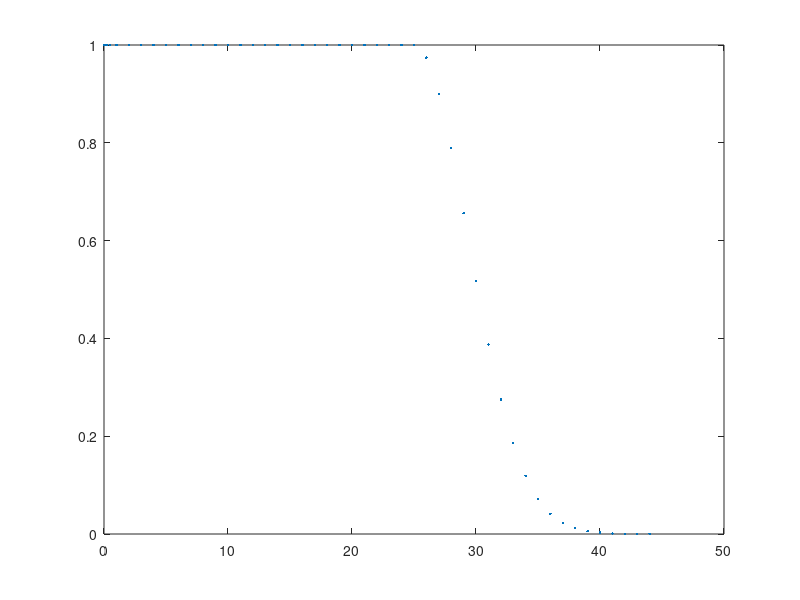

Write the MATLAB code that produced this figure. (Note: this script raises an error after producing the figure.)
% do tapering

load('data.mat')

resid_raw = resid;

theta_vec = theta(:)/pi*180;
n = length(theta_vec);

% 25 degree co-latitude
boundary = 25;

% std parameter
sigma_window = (max(theta_vec)-boundary)/1;

% get weights
index = find(theta_vec>boundary);
weights = ones(n, 1);
weights(index) = exp(-(theta_vec(index)-boundary).^2/2/sigma_window);

% plot weights
plot(theta_vec, weights, '.')

% tapering
resid = resid.*weights';

% plot
plot_pot_lite(reshape(resid, size(phi)), phi, theta, 1000, max(abs(resid)))

diff = resid_raw-resid;
plot_pot(reshape(diff, size(phi)), phi, theta, 1000)

% save
save('data_taper.mat', 'resid', 'theta', 'phi')
